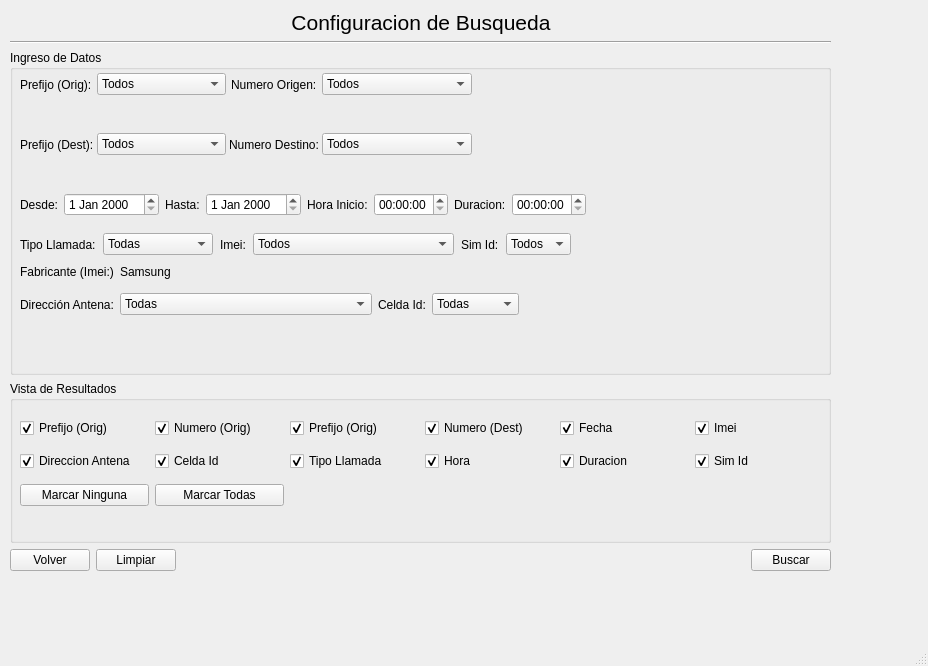
<?xml version="1.0" encoding="UTF-8"?>
<ui version="4.0">
 <class>MainWindow</class>
 <widget class="QMainWindow" name="MainWindow">
  <property name="geometry">
   <rect>
    <x>0</x>
    <y>0</y>
    <width>928</width>
    <height>666</height>
   </rect>
  </property>
  <property name="windowTitle">
   <string>Busqueda</string>
  </property>
  <widget class="QWidget" name="centralwidget">
   <widget class="QWidget" name="layoutWidget">
    <property name="geometry">
     <rect>
      <x>10</x>
      <y>10</y>
      <width>821</width>
      <height>561</height>
     </rect>
    </property>
    <layout class="QVBoxLayout" name="verticalLayout_2" stretch="0,2,1,0">
     <item>
      <layout class="QVBoxLayout" name="verticalLayout">
       <item>
        <layout class="QHBoxLayout" name="horizontalLayout_6">
         <item>
          <spacer name="horizontalSpacer_6">
           <property name="orientation">
            <enum>Qt::Horizontal</enum>
           </property>
           <property name="sizeHint" stdset="0">
            <size>
             <width>40</width>
             <height>20</height>
            </size>
           </property>
          </spacer>
         </item>
         <item>
          <widget class="QLabel" name="label_14">
           <property name="font">
            <font>
             <pointsize>16</pointsize>
            </font>
           </property>
           <property name="text">
            <string>Configuracion de Busqueda</string>
           </property>
           <property name="alignment">
            <set>Qt::AlignCenter</set>
           </property>
          </widget>
         </item>
         <item>
          <spacer name="horizontalSpacer_7">
           <property name="orientation">
            <enum>Qt::Horizontal</enum>
           </property>
           <property name="sizeHint" stdset="0">
            <size>
             <width>40</width>
             <height>20</height>
            </size>
           </property>
          </spacer>
         </item>
        </layout>
       </item>
       <item>
        <widget class="Line" name="line">
         <property name="orientation">
          <enum>Qt::Horizontal</enum>
         </property>
        </widget>
       </item>
      </layout>
     </item>
     <item>
      <widget class="QGroupBox" name="groupBox">
       <property name="title">
        <string>Ingreso de Datos</string>
       </property>
       <widget class="QWidget" name="layoutWidget">
        <property name="geometry">
         <rect>
          <x>10</x>
          <y>20</y>
          <width>751</width>
          <height>29</height>
         </rect>
        </property>
        <layout class="QHBoxLayout" name="horizontalLayout" stretch="0,0,0,1,2">
         <property name="spacing">
          <number>5</number>
         </property>
         <item>
          <widget class="QLabel" name="label_3">
           <property name="text">
            <string>Prefijo (Orig):</string>
           </property>
          </widget>
         </item>
         <item>
          <widget class="QComboBox" name="comboBox_9">
           <item>
            <property name="text">
             <string>Todos</string>
            </property>
           </item>
           <item>
            <property name="text">
             <string>0351 (Cordoba)</string>
            </property>
           </item>
           <item>
            <property name="text">
             <string>03543 (Arg[uello)</string>
            </property>
           </item>
           <item>
            <property name="text">
             <string>0341 (Carlos Paz)</string>
            </property>
           </item>
           <item>
            <property name="text">
             <string>02920 (Viedma)</string>
            </property>
           </item>
          </widget>
         </item>
         <item>
          <widget class="QLabel" name="label">
           <property name="text">
            <string>Numero Origen:</string>
           </property>
          </widget>
         </item>
         <item>
          <widget class="QComboBox" name="comboBox">
           <item>
            <property name="text">
             <string>Todos</string>
            </property>
           </item>
           <item>
            <property name="text">
             <string>153628100</string>
            </property>
           </item>
           <item>
            <property name="text">
             <string>153628866</string>
            </property>
           </item>
          </widget>
         </item>
         <item>
          <spacer name="horizontalSpacer">
           <property name="orientation">
            <enum>Qt::Horizontal</enum>
           </property>
           <property name="sizeHint" stdset="0">
            <size>
             <width>268</width>
             <height>20</height>
            </size>
           </property>
          </spacer>
         </item>
        </layout>
       </widget>
       <widget class="QWidget" name="layoutWidget">
        <property name="geometry">
         <rect>
          <x>10</x>
          <y>80</y>
          <width>751</width>
          <height>29</height>
         </rect>
        </property>
        <layout class="QHBoxLayout" name="horizontalLayout_2" stretch="0,0,0,1,2">
         <property name="spacing">
          <number>3</number>
         </property>
         <item>
          <widget class="QLabel" name="label_4">
           <property name="text">
            <string>Prefijo (Dest):</string>
           </property>
          </widget>
         </item>
         <item>
          <widget class="QComboBox" name="comboBox_8">
           <item>
            <property name="text">
             <string>Todos</string>
            </property>
           </item>
           <item>
            <property name="text">
             <string>0351 (Cordoba)</string>
            </property>
           </item>
           <item>
            <property name="text">
             <string>03543 (Arg[uello)</string>
            </property>
           </item>
           <item>
            <property name="text">
             <string>0341 (Carlos Paz)</string>
            </property>
           </item>
           <item>
            <property name="text">
             <string>02920 (Viedma)</string>
            </property>
           </item>
          </widget>
         </item>
         <item>
          <widget class="QLabel" name="label_2">
           <property name="text">
            <string>Numero Destino:</string>
           </property>
          </widget>
         </item>
         <item>
          <widget class="QComboBox" name="comboBox_2">
           <item>
            <property name="text">
             <string>Todos</string>
            </property>
           </item>
           <item>
            <property name="text">
             <string>153628100</string>
            </property>
           </item>
           <item>
            <property name="text">
             <string>153628866</string>
            </property>
           </item>
          </widget>
         </item>
         <item>
          <spacer name="horizontalSpacer_2">
           <property name="orientation">
            <enum>Qt::Horizontal</enum>
           </property>
           <property name="sizeHint" stdset="0">
            <size>
             <width>268</width>
             <height>20</height>
            </size>
           </property>
          </spacer>
         </item>
        </layout>
       </widget>
       <widget class="QWidget" name="layoutWidget">
        <property name="geometry">
         <rect>
          <x>10</x>
          <y>140</y>
          <width>751</width>
          <height>29</height>
         </rect>
        </property>
        <layout class="QHBoxLayout" name="horizontalLayout_3">
         <item>
          <widget class="QLabel" name="label_7">
           <property name="text">
            <string>Desde:</string>
           </property>
          </widget>
         </item>
         <item>
          <widget class="QDateEdit" name="dateEdit"/>
         </item>
         <item>
          <widget class="QLabel" name="label_10">
           <property name="text">
            <string>Hasta:</string>
           </property>
          </widget>
         </item>
         <item>
          <widget class="QDateEdit" name="dateEdit_2"/>
         </item>
         <item>
          <widget class="QLabel" name="label_6">
           <property name="text">
            <string>Hora Inicio:</string>
           </property>
          </widget>
         </item>
         <item>
          <widget class="QTimeEdit" name="timeEdit_2"/>
         </item>
         <item>
          <widget class="QLabel" name="label_5">
           <property name="text">
            <string>Duracion:</string>
           </property>
          </widget>
         </item>
         <item>
          <widget class="QTimeEdit" name="timeEdit"/>
         </item>
         <item>
          <spacer name="horizontalSpacer_3">
           <property name="orientation">
            <enum>Qt::Horizontal</enum>
           </property>
           <property name="sizeHint" stdset="0">
            <size>
             <width>40</width>
             <height>20</height>
            </size>
           </property>
          </spacer>
         </item>
        </layout>
       </widget>
       <widget class="QWidget" name="layoutWidget">
        <property name="geometry">
         <rect>
          <x>10</x>
          <y>180</y>
          <width>751</width>
          <height>29</height>
         </rect>
        </property>
        <layout class="QHBoxLayout" name="horizontalLayout_4" stretch="0,0,0,1,0,0,1">
         <property name="spacing">
          <number>7</number>
         </property>
         <property name="rightMargin">
          <number>0</number>
         </property>
         <item>
          <widget class="QLabel" name="label_11">
           <property name="text">
            <string>Tipo Llamada:</string>
           </property>
          </widget>
         </item>
         <item>
          <widget class="QComboBox" name="comboBox_3">
           <item>
            <property name="text">
             <string>Todas</string>
            </property>
           </item>
           <item>
            <property name="text">
             <string>Entrante</string>
            </property>
           </item>
           <item>
            <property name="text">
             <string>Saliente</string>
            </property>
           </item>
           <item>
            <property name="text">
             <string>Mensaje Texto</string>
            </property>
           </item>
          </widget>
         </item>
         <item>
          <widget class="QLabel" name="label_9">
           <property name="text">
            <string>Imei:</string>
           </property>
          </widget>
         </item>
         <item>
          <widget class="QComboBox" name="comboBox_6">
           <item>
            <property name="text">
             <string>Todos</string>
            </property>
           </item>
           <item>
            <property name="text">
             <string>11111111111111</string>
            </property>
           </item>
           <item>
            <property name="text">
             <string>22222222222222</string>
            </property>
           </item>
          </widget>
         </item>
         <item>
          <widget class="QLabel" name="label_13">
           <property name="text">
            <string>Sim Id:</string>
           </property>
          </widget>
         </item>
         <item>
          <widget class="QComboBox" name="comboBox_7">
           <item>
            <property name="text">
             <string>Todos</string>
            </property>
           </item>
           <item>
            <property name="text">
             <string>11111</string>
            </property>
           </item>
           <item>
            <property name="text">
             <string>22222</string>
            </property>
           </item>
           <item>
            <property name="text">
             <string>33333</string>
            </property>
           </item>
          </widget>
         </item>
         <item>
          <spacer name="horizontalSpacer_4">
           <property name="orientation">
            <enum>Qt::Horizontal</enum>
           </property>
           <property name="sizeHint" stdset="0">
            <size>
             <width>40</width>
             <height>20</height>
            </size>
           </property>
          </spacer>
         </item>
        </layout>
       </widget>
       <widget class="QWidget" name="layoutWidget">
        <property name="geometry">
         <rect>
          <x>10</x>
          <y>240</y>
          <width>751</width>
          <height>29</height>
         </rect>
        </property>
        <layout class="QHBoxLayout" name="horizontalLayout_5" stretch="0,1,0,0,1">
         <item>
          <widget class="QLabel" name="label_12">
           <property name="text">
            <string>Dirección Antena:</string>
           </property>
          </widget>
         </item>
         <item>
          <widget class="QComboBox" name="comboBox_4">
           <item>
            <property name="text">
             <string>Todas</string>
            </property>
           </item>
           <item>
            <property name="text">
             <string>Av. Colon 4450</string>
            </property>
           </item>
           <item>
            <property name="text">
             <string>San Luis 3007</string>
            </property>
           </item>
          </widget>
         </item>
         <item>
          <widget class="QLabel" name="label_8">
           <property name="text">
            <string>Celda Id:</string>
           </property>
          </widget>
         </item>
         <item>
          <widget class="QComboBox" name="comboBox_5">
           <item>
            <property name="text">
             <string>Todas</string>
            </property>
           </item>
           <item>
            <property name="text">
             <string>XCZIPO5</string>
            </property>
           </item>
           <item>
            <property name="text">
             <string>XCSANA6</string>
            </property>
           </item>
          </widget>
         </item>
         <item>
          <spacer name="horizontalSpacer_5">
           <property name="orientation">
            <enum>Qt::Horizontal</enum>
           </property>
           <property name="sizeHint" stdset="0">
            <size>
             <width>40</width>
             <height>20</height>
            </size>
           </property>
          </spacer>
         </item>
        </layout>
       </widget>
       <widget class="QWidget" name="layoutWidget">
        <property name="geometry">
         <rect>
          <x>10</x>
          <y>110</y>
          <width>751</width>
          <height>23</height>
         </rect>
        </property>
        <layout class="QHBoxLayout" name="horizontalLayout_7" stretch=""/>
       </widget>
       <widget class="QWidget" name="layoutWidget">
        <property name="geometry">
         <rect>
          <x>10</x>
          <y>50</y>
          <width>751</width>
          <height>23</height>
         </rect>
        </property>
        <layout class="QHBoxLayout" name="horizontalLayout_8" stretch=""/>
       </widget>
       <widget class="QWidget" name="layoutWidget">
        <property name="geometry">
         <rect>
          <x>10</x>
          <y>210</y>
          <width>751</width>
          <height>23</height>
         </rect>
        </property>
        <layout class="QHBoxLayout" name="horizontalLayout_10" stretch="0,1,0">
         <item>
          <widget class="QLabel" name="label_19">
           <property name="text">
            <string>Fabricante (Imei:)</string>
           </property>
          </widget>
         </item>
         <item>
          <widget class="QLabel" name="label_20">
           <property name="text">
            <string>Samsung</string>
           </property>
          </widget>
         </item>
         <item>
          <spacer name="horizontalSpacer_11">
           <property name="orientation">
            <enum>Qt::Horizontal</enum>
           </property>
           <property name="sizeHint" stdset="0">
            <size>
             <width>418</width>
             <height>20</height>
            </size>
           </property>
          </spacer>
         </item>
        </layout>
       </widget>
      </widget>
     </item>
     <item>
      <widget class="QGroupBox" name="groupBox_2">
       <property name="title">
        <string>Vista de Resultados</string>
       </property>
       <widget class="QWidget" name="layoutWidget">
        <property name="geometry">
         <rect>
          <x>10</x>
          <y>30</y>
          <width>804</width>
          <height>104</height>
         </rect>
        </property>
        <layout class="QGridLayout" name="gridLayout">
         <item row="0" column="0">
          <widget class="QCheckBox" name="checkBox_2">
           <property name="text">
            <string>Prefijo (Orig)</string>
           </property>
           <property name="checked">
            <bool>true</bool>
           </property>
          </widget>
         </item>
         <item row="0" column="1">
          <widget class="QCheckBox" name="checkBox">
           <property name="text">
            <string>Numero (Orig)</string>
           </property>
           <property name="checked">
            <bool>true</bool>
           </property>
          </widget>
         </item>
         <item row="0" column="2">
          <widget class="QCheckBox" name="checkBox_12">
           <property name="text">
            <string>Prefijo (Orig)</string>
           </property>
           <property name="checked">
            <bool>true</bool>
           </property>
          </widget>
         </item>
         <item row="0" column="3">
          <widget class="QCheckBox" name="checkBox_4">
           <property name="text">
            <string>Numero (Dest)</string>
           </property>
           <property name="checked">
            <bool>true</bool>
           </property>
          </widget>
         </item>
         <item row="0" column="4">
          <widget class="QCheckBox" name="checkBox_3">
           <property name="text">
            <string>Fecha</string>
           </property>
           <property name="checked">
            <bool>true</bool>
           </property>
          </widget>
         </item>
         <item row="0" column="5">
          <widget class="QCheckBox" name="checkBox_8">
           <property name="text">
            <string>Imei</string>
           </property>
           <property name="checked">
            <bool>true</bool>
           </property>
          </widget>
         </item>
         <item row="1" column="0">
          <widget class="QCheckBox" name="checkBox_10">
           <property name="text">
            <string>Direccion Antena</string>
           </property>
           <property name="checked">
            <bool>true</bool>
           </property>
          </widget>
         </item>
         <item row="1" column="1">
          <widget class="QCheckBox" name="checkBox_11">
           <property name="text">
            <string>Celda Id</string>
           </property>
           <property name="checked">
            <bool>true</bool>
           </property>
          </widget>
         </item>
         <item row="1" column="2">
          <widget class="QCheckBox" name="checkBox_7">
           <property name="text">
            <string>Tipo Llamada</string>
           </property>
           <property name="checked">
            <bool>true</bool>
           </property>
          </widget>
         </item>
         <item row="1" column="3">
          <widget class="QCheckBox" name="checkBox_5">
           <property name="text">
            <string>Hora</string>
           </property>
           <property name="checked">
            <bool>true</bool>
           </property>
          </widget>
         </item>
         <item row="1" column="4">
          <widget class="QCheckBox" name="checkBox_6">
           <property name="text">
            <string>Duracion</string>
           </property>
           <property name="checked">
            <bool>true</bool>
           </property>
          </widget>
         </item>
         <item row="1" column="5">
          <widget class="QCheckBox" name="checkBox_9">
           <property name="text">
            <string>Sim Id</string>
           </property>
           <property name="checked">
            <bool>true</bool>
           </property>
          </widget>
         </item>
         <item row="2" column="0">
          <widget class="QPushButton" name="pushButton_4">
           <property name="text">
            <string>Marcar Ninguna</string>
           </property>
          </widget>
         </item>
         <item row="2" column="1">
          <widget class="QPushButton" name="pushButton_5">
           <property name="text">
            <string>Marcar Todas</string>
           </property>
          </widget>
         </item>
        </layout>
       </widget>
      </widget>
     </item>
     <item>
      <layout class="QHBoxLayout" name="horizontalLayout_9">
       <item>
        <widget class="QPushButton" name="pushButton_3">
         <property name="text">
          <string>Volver</string>
         </property>
        </widget>
       </item>
       <item>
        <widget class="QPushButton" name="pushButton_2">
         <property name="text">
          <string>Limpiar</string>
         </property>
        </widget>
       </item>
       <item>
        <spacer name="horizontalSpacer_10">
         <property name="orientation">
          <enum>Qt::Horizontal</enum>
         </property>
         <property name="sizeHint" stdset="0">
          <size>
           <width>508</width>
           <height>20</height>
          </size>
         </property>
        </spacer>
       </item>
       <item>
        <widget class="QPushButton" name="pushButton">
         <property name="text">
          <string>Buscar</string>
         </property>
        </widget>
       </item>
      </layout>
     </item>
    </layout>
   </widget>
  </widget>
  <widget class="QMenuBar" name="menubar">
   <property name="geometry">
    <rect>
     <x>0</x>
     <y>0</y>
     <width>928</width>
     <height>31</height>
    </rect>
   </property>
  </widget>
  <widget class="QStatusBar" name="statusbar"/>
 </widget>
 <resources/>
 <connections/>
</ui>
